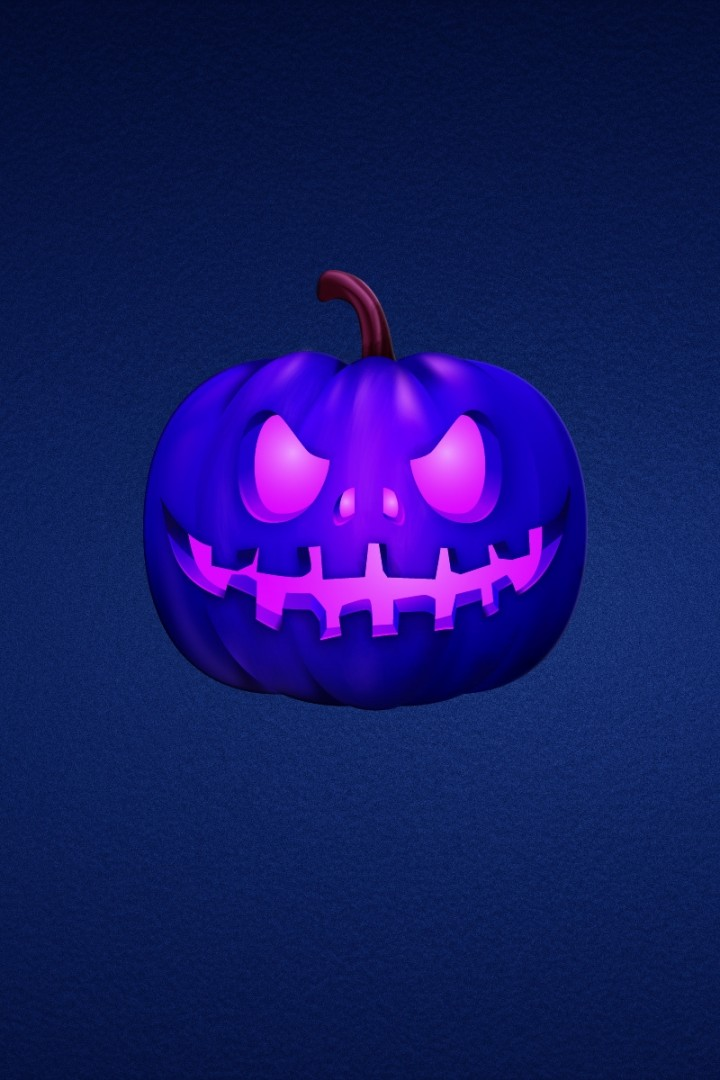
#> input picture test/pythonProject/Games/post_card.jpg, 720 x 1080 px
$ python otkritka.py
#> lines starting #> are read from the running program, lines starting #| are printed output that depends on the picture
import os
from PIL import Image, ImageDraw, ImageFont, ImageColor

# im = Image.open('post_card.jpg')
# print(im.size, im.format, im.mode)
# im.show()

#
class PostCardMaker:

    def __init__(self, name, template=None, font_path=None):
        self.name = name
        self.template = 'post_card.jpg' if template is None else template
        if font_path is None:
            self.font_path = os.path.join('fonts', 'ofont_ru_DS Eraser2.ttf')
        else:
            self.font_path = font_path

    def make(self, resize=False):
#> called with resize = True
        im = Image.open('post_card.jpg')
#> im is the input picture: PIL image 720x1080 RGB; mean R, G, B 21.5, 24.9, 99.6
        if resize:
            w, h = im.size
#> w = 720; h = 1080
            im = im.resize((w // 2, h // 2))
#> im: PIL image 360x540 RGB
        draw = ImageDraw.Draw(im)
        font = ImageFont.truetype(self.font_path, size=30)

        y = im.size[1] - 10 - (10 + font.size) * 2
#> y = 450
        message = f'Привет, {self.name}!'
        draw.text((10, y), message, font=font, fill=ImageColor.colormap['red'])

        y = im.size[1] - 20 - font.size
#> y = 490
        message = f'С ужастным праздником тебя'
        draw.text((10, y), message, font=font, fill=ImageColor.colormap['red'])

        im.show()
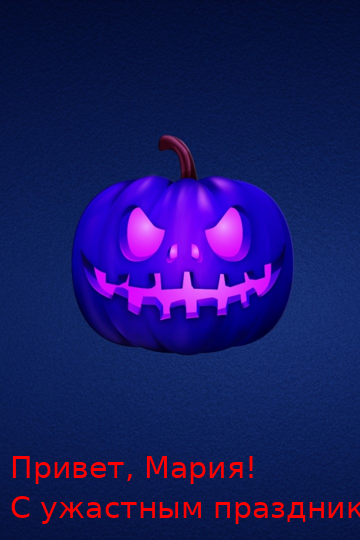
#> shown: PIL image 360x540 RGB; mean R, G, B 26.2, 24.4, 98.2

if __name__ == '__main__':
    maker = PostCardMaker(name='Мария')
    maker.make(resize=True)
